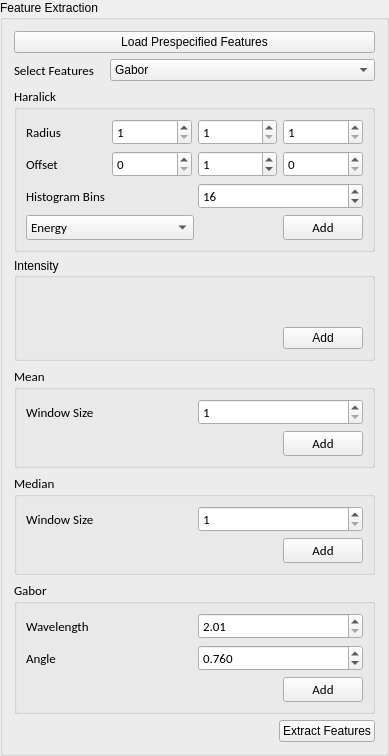
         <widget class="QGroupBox" name="groupBox_FeatureExtraction">
          <property name="sizePolicy">
           <sizepolicy hsizetype="Minimum" vsizetype="Preferred">
            <horstretch>1</horstretch>
            <verstretch>0</verstretch>
           </sizepolicy>
          </property>
          <property name="minimumSize">
           <size>
            <width>300</width>
            <height>210</height>
           </size>
          </property>
          <property name="title">
           <string>Feature Extraction</string>
          </property>
          <layout class="QGridLayout" name="gridLayout_56">
           <item row="0" column="0">
            <layout class="QGridLayout" name="gridLayout_8">
             <item row="0" column="0" colspan="2">
              <widget class="QPushButton" name="pushButton_LoadFeatures">
               <property name="text">
                <string>Load Prespecified Features</string>
               </property>
              </widget>
             </item>
             <item row="1" column="0">
              <widget class="QLabel" name="label_Features">
               <property name="minimumSize">
                <size>
                 <width>85</width>
                 <height>0</height>
                </size>
               </property>
               <property name="maximumSize">
                <size>
                 <width>90</width>
                 <height>16777215</height>
                </size>
               </property>
               <property name="font">
                <font>
                 <family>Calibri</family>
                 <pointsize>10</pointsize>
                </font>
               </property>
               <property name="styleSheet">
                <string notr="true">background-color: rgba(255, 255, 255, 0);</string>
               </property>
               <property name="text">
                <string>Select Features</string>
               </property>
              </widget>
             </item>
             <item row="1" column="1">
              <widget class="QComboBox" name="comboBox_TextureFeatures">
               <item>
                <property name="text">
                 <string>Gabor</string>
                </property>
               </item>
               <item>
                <property name="text">
                 <string>Haralick</string>
                </property>
               </item>
               <item>
                <property name="text">
                 <string>Intensity</string>
                </property>
               </item>
               <item>
                <property name="text">
                 <string>Mean</string>
                </property>
               </item>
               <item>
                <property name="text">
                 <string>Median</string>
                </property>
               </item>
              </widget>
             </item>
            </layout>
           </item>
           <item row="1" column="0">
            <widget class="QGroupBox" name="groupBox_HaralickFeature">
             <property name="sizePolicy">
              <sizepolicy hsizetype="Minimum" vsizetype="Minimum">
               <horstretch>0</horstretch>
               <verstretch>0</verstretch>
              </sizepolicy>
             </property>
             <property name="font">
              <font>
               <family>Calibri</family>
               <pointsize>10</pointsize>
              </font>
             </property>
             <property name="styleSheet">
              <string notr="true"/>
             </property>
             <property name="title">
              <string>Haralick</string>
             </property>
             <property name="checkable">
              <bool>false</bool>
             </property>
             <property name="checked">
              <bool>false</bool>
             </property>
             <layout class="QGridLayout" name="gridLayout_9">
              <item row="0" column="0" colspan="3">
               <layout class="QGridLayout" name="gridLayout_39">
                <item row="0" column="0">
                 <widget class="QLabel" name="label_Frequency_2">
                  <property name="font">
                   <font>
                    <family>Calibri</family>
                    <pointsize>10</pointsize>
                   </font>
                  </property>
                  <property name="styleSheet">
                   <string notr="true">background-color: rgba(255, 255, 255, 0);</string>
                  </property>
                  <property name="text">
                   <string>Radius</string>
                  </property>
                 </widget>
                </item>
                <item row="0" column="3">
                 <widget class="QSpinBox" name="spinBox_HaralickFeature_RadiusZ">
                  <property name="enabled">
                   <bool>true</bool>
                  </property>
                  <property name="minimum">
                   <number>1</number>
                  </property>
                  <property name="maximum">
                   <number>1000</number>
                  </property>
                 </widget>
                </item>
                <item row="0" column="1">
                 <widget class="QSpinBox" name="spinBox_HaralickFeature_RadiusX">
                  <property name="enabled">
                   <bool>true</bool>
                  </property>
                  <property name="minimum">
                   <number>1</number>
                  </property>
                  <property name="maximum">
                   <number>1000</number>
                  </property>
                 </widget>
                </item>
                <item row="0" column="2">
                 <widget class="QSpinBox" name="spinBox_HaralickFeature_RadiusY">
                  <property name="enabled">
                   <bool>true</bool>
                  </property>
                  <property name="minimum">
                   <number>1</number>
                  </property>
                  <property name="maximum">
                   <number>1000</number>
                  </property>
                 </widget>
                </item>
               </layout>
              </item>
              <item row="1" column="0" colspan="3">
               <layout class="QGridLayout" name="gridLayout_10">
                <item row="0" column="0">
                 <widget class="QLabel" name="label_Angle_2">
                  <property name="font">
                   <font>
                    <family>Calibri</family>
                    <pointsize>10</pointsize>
                   </font>
                  </property>
                  <property name="styleSheet">
                   <string notr="true">background-color: rgba(255, 255, 255, 0);</string>
                  </property>
                  <property name="text">
                   <string>Offset</string>
                  </property>
                 </widget>
                </item>
                <item row="0" column="1">
                 <widget class="QSpinBox" name="spinBox_HaralickFeature_OffsetX">
                  <property name="enabled">
                   <bool>true</bool>
                  </property>
                  <property name="minimumSize">
                   <size>
                    <width>31</width>
                    <height>20</height>
                   </size>
                  </property>
                  <property name="minimum">
                   <number>0</number>
                  </property>
                  <property name="maximum">
                   <number>2</number>
                  </property>
                 </widget>
                </item>
                <item row="0" column="2">
                 <widget class="QSpinBox" name="spinBox_HaralickFeature_OffsetY">
                  <property name="enabled">
                   <bool>true</bool>
                  </property>
                  <property name="minimumSize">
                   <size>
                    <width>31</width>
                    <height>20</height>
                   </size>
                  </property>
                  <property name="minimum">
                   <number>0</number>
                  </property>
                  <property name="maximum">
                   <number>2</number>
                  </property>
                  <property name="value">
                   <number>1</number>
                  </property>
                 </widget>
                </item>
                <item row="0" column="3">
                 <widget class="QSpinBox" name="spinBox_HaralickFeature_OffsetZ">
                  <property name="enabled">
                   <bool>true</bool>
                  </property>
                  <property name="minimumSize">
                   <size>
                    <width>31</width>
                    <height>20</height>
                   </size>
                  </property>
                  <property name="minimum">
                   <number>0</number>
                  </property>
                  <property name="maximum">
                   <number>2</number>
                  </property>
                  <property name="value">
                   <number>0</number>
                  </property>
                 </widget>
                </item>
               </layout>
              </item>
              <item row="2" column="0" colspan="3">
               <layout class="QGridLayout" name="gridLayout_2">
                <item row="0" column="1">
                 <widget class="QSpinBox" name="spinBox_HaralickFeature_HistogramBins">
                  <property name="enabled">
                   <bool>true</bool>
                  </property>
                  <property name="minimum">
                   <number>4</number>
                  </property>
                  <property name="maximum">
                   <number>256</number>
                  </property>
                  <property name="value">
                   <number>16</number>
                  </property>
                 </widget>
                </item>
                <item row="0" column="0">
                 <widget class="QLabel" name="label_Angle_3">
                  <property name="font">
                   <font>
                    <family>Calibri</family>
                    <pointsize>10</pointsize>
                   </font>
                  </property>
                  <property name="styleSheet">
                   <string notr="true">background-color: rgba(255, 255, 255, 0);</string>
                  </property>
                  <property name="text">
                   <string>Histogram Bins</string>
                  </property>
                 </widget>
                </item>
               </layout>
              </item>
              <item row="3" column="0">
               <widget class="QComboBox" name="comboBox_requiredHaralickFeatures">
                <property name="editable">
                 <bool>false</bool>
                </property>
                <property name="maxVisibleItems">
                 <number>17</number>
                </property>
                <item>
                 <property name="text">
                  <string>Energy</string>
                 </property>
                </item>
                <item>
                 <property name="text">
                  <string>Entropy</string>
                 </property>
                </item>
                <item>
                 <property name="text">
                  <string>Correlation</string>
                 </property>
                </item>
                <item>
                 <property name="text">
                  <string>InverseDifferenceMoment</string>
                 </property>
                </item>
                <item>
                 <property name="text">
                  <string>Inertia</string>
                 </property>
                </item>
                <item>
                 <property name="text">
                  <string>ClusterShade</string>
                 </property>
                </item>
                <item>
                 <property name="text">
                  <string>ClusterProminence</string>
                 </property>
                </item>
                <item>
                 <property name="text">
                  <string>HaralickCorrelation</string>
                 </property>
                </item>
                <item>
                 <property name="text">
                  <string>Mean</string>
                 </property>
                </item>
                <item>
                 <property name="text">
                  <string>Variance</string>
                 </property>
                </item>
                <item>
                 <property name="text">
                  <string>SumAverage</string>
                 </property>
                </item>
                <item>
                 <property name="text">
                  <string>SumVariance</string>
                 </property>
                </item>
                <item>
                 <property name="text">
                  <string>SumEntropy</string>
                 </property>
                </item>
                <item>
                 <property name="text">
                  <string>DifferenceEntropy</string>
                 </property>
                </item>
                <item>
                 <property name="text">
                  <string>DifferenceVariance</string>
                 </property>
                </item>
                <item>
                 <property name="text">
                  <string>IMC1</string>
                 </property>
                </item>
                <item>
                 <property name="text">
                  <string>IMC2</string>
                 </property>
                </item>
               </widget>
              </item>
              <item row="3" column="1">
               <spacer name="horizontalSpacer_7">
                <property name="orientation">
                 <enum>Qt::Horizontal</enum>
                </property>
                <property name="sizeHint" stdset="0">
                 <size>
                  <width>77</width>
                  <height>20</height>
                 </size>
                </property>
               </spacer>
              </item>
              <item row="3" column="2">
               <widget class="QPushButton" name="pushButton_AddHaralickFeature">
                <property name="text">
                 <string>Add</string>
                </property>
               </widget>
              </item>
             </layout>
            </widget>
           </item>
           <item row="2" column="0">
            <widget class="QGroupBox" name="groupBox_IntensityFeature">
             <property name="title">
              <string>Intensity</string>
             </property>
             <layout class="QGridLayout" name="gridLayout_43">
              <item row="1" column="0" rowspan="2">
               <spacer name="horizontalSpacer_11">
                <property name="orientation">
                 <enum>Qt::Horizontal</enum>
                </property>
                <property name="sizeHint" stdset="0">
                 <size>
                  <width>220</width>
                  <height>1</height>
                 </size>
                </property>
               </spacer>
              </item>
              <item row="1" column="1" rowspan="2" colspan="2">
               <widget class="QPushButton" name="pushButton_AddIntensityFeature">
                <property name="text">
                 <string>Add</string>
                </property>
               </widget>
              </item>
              <item row="0" column="1">
               <spacer name="verticalSpacer">
                <property name="orientation">
                 <enum>Qt::Vertical</enum>
                </property>
                <property name="sizeHint" stdset="0">
                 <size>
                  <width>20</width>
                  <height>40</height>
                 </size>
                </property>
               </spacer>
              </item>
              <item row="0" column="0">
               <spacer name="verticalSpacer_2">
                <property name="orientation">
                 <enum>Qt::Vertical</enum>
                </property>
                <property name="sizeHint" stdset="0">
                 <size>
                  <width>20</width>
                  <height>40</height>
                 </size>
                </property>
               </spacer>
              </item>
             </layout>
            </widget>
           </item>
           <item row="3" column="0">
            <widget class="QGroupBox" name="groupBox_MeanFeature">
             <property name="sizePolicy">
              <sizepolicy hsizetype="Minimum" vsizetype="Minimum">
               <horstretch>0</horstretch>
               <verstretch>0</verstretch>
              </sizepolicy>
             </property>
             <property name="font">
              <font>
               <family>Calibri</family>
               <pointsize>10</pointsize>
              </font>
             </property>
             <property name="styleSheet">
              <string notr="true"/>
             </property>
             <property name="title">
              <string>Mean</string>
             </property>
             <property name="checkable">
              <bool>false</bool>
             </property>
             <property name="checked">
              <bool>false</bool>
             </property>
             <layout class="QGridLayout" name="gridLayout_47">
              <item row="0" column="0">
               <layout class="QGridLayout" name="gridLayout_46">
                <item row="0" column="0">
                 <widget class="QLabel" name="label_19">
                  <property name="font">
                   <font>
                    <family>Calibri</family>
                    <pointsize>10</pointsize>
                   </font>
                  </property>
                  <property name="styleSheet">
                   <string notr="true">background-color: rgba(255, 255, 255, 0);</string>
                  </property>
                  <property name="text">
                   <string>Window Size</string>
                  </property>
                 </widget>
                </item>
                <item row="0" column="1">
                 <widget class="QSpinBox" name="spinBox_MeanFeature_WindowSize">
                  <property name="enabled">
                   <bool>true</bool>
                  </property>
                  <property name="minimum">
                   <number>1</number>
                  </property>
                  <property name="maximum">
                   <number>1000</number>
                  </property>
                 </widget>
                </item>
               </layout>
              </item>
              <item row="1" column="0">
               <layout class="QGridLayout" name="gridLayout_45">
                <item row="0" column="0">
                 <spacer name="horizontalSpacer_10">
                  <property name="orientation">
                   <enum>Qt::Horizontal</enum>
                  </property>
                  <property name="sizeHint" stdset="0">
                   <size>
                    <width>69</width>
                    <height>20</height>
                   </size>
                  </property>
                 </spacer>
                </item>
                <item row="0" column="1">
                 <widget class="QPushButton" name="pushButton_AddMeanFeature">
                  <property name="text">
                   <string>Add</string>
                  </property>
                 </widget>
                </item>
               </layout>
              </item>
             </layout>
            </widget>
           </item>
           <item row="4" column="0">
            <widget class="QGroupBox" name="groupBox_MedianFeature">
             <property name="sizePolicy">
              <sizepolicy hsizetype="Minimum" vsizetype="Minimum">
               <horstretch>0</horstretch>
               <verstretch>0</verstretch>
              </sizepolicy>
             </property>
             <property name="font">
              <font>
               <family>Calibri</family>
               <pointsize>10</pointsize>
              </font>
             </property>
             <property name="styleSheet">
              <string notr="true"/>
             </property>
             <property name="title">
              <string>Median</string>
             </property>
             <property name="checkable">
              <bool>false</bool>
             </property>
             <property name="checked">
              <bool>false</bool>
             </property>
             <layout class="QGridLayout" name="gridLayout_50">
              <item row="0" column="0">
               <layout class="QGridLayout" name="gridLayout_49">
                <item row="0" column="0">
                 <widget class="QLabel" name="label_16">
                  <property name="font">
                   <font>
                    <family>Calibri</family>
                    <pointsize>10</pointsize>
                   </font>
                  </property>
                  <property name="styleSheet">
                   <string notr="true">background-color: rgba(255, 255, 255, 0);</string>
                  </property>
                  <property name="text">
                   <string>Window Size</string>
                  </property>
                 </widget>
                </item>
                <item row="0" column="1">
                 <widget class="QSpinBox" name="spinBox_MedianFeature_WindowSize">
                  <property name="enabled">
                   <bool>true</bool>
                  </property>
                  <property name="minimum">
                   <number>1</number>
                  </property>
                  <property name="maximum">
                   <number>1000</number>
                  </property>
                 </widget>
                </item>
               </layout>
              </item>
              <item row="1" column="0">
               <layout class="QGridLayout" name="gridLayout_48">
                <item row="0" column="0">
                 <spacer name="horizontalSpacer_12">
                  <property name="orientation">
                   <enum>Qt::Horizontal</enum>
                  </property>
                  <property name="sizeHint" stdset="0">
                   <size>
                    <width>88</width>
                    <height>20</height>
                   </size>
                  </property>
                 </spacer>
                </item>
                <item row="0" column="1">
                 <widget class="QPushButton" name="pushButton_AddMedianFeature">
                  <property name="text">
                   <string>Add</string>
                  </property>
                 </widget>
                </item>
               </layout>
              </item>
             </layout>
            </widget>
           </item>
           <item row="5" column="0">
            <widget class="QGroupBox" name="groupBox_GaborFeature">
             <property name="sizePolicy">
              <sizepolicy hsizetype="Minimum" vsizetype="Minimum">
               <horstretch>0</horstretch>
               <verstretch>0</verstretch>
              </sizepolicy>
             </property>
             <property name="font">
              <font>
               <family>Calibri</family>
               <pointsize>10</pointsize>
              </font>
             </property>
             <property name="styleSheet">
              <string notr="true"/>
             </property>
             <property name="title">
              <string>Gabor</string>
             </property>
             <property name="checkable">
              <bool>false</bool>
             </property>
             <property name="checked">
              <bool>false</bool>
             </property>
             <layout class="QGridLayout" name="gridLayout_54">
              <item row="0" column="0">
               <layout class="QGridLayout" name="gridLayout_53">
                <item row="0" column="0">
                 <widget class="QLabel" name="label_Frequency">
                  <property name="font">
                   <font>
                    <family>Calibri</family>
                    <pointsize>10</pointsize>
                   </font>
                  </property>
                  <property name="styleSheet">
                   <string notr="true">background-color: rgba(255, 255, 255, 0);</string>
                  </property>
                  <property name="text">
                   <string>Wavelength</string>
                  </property>
                 </widget>
                </item>
                <item row="0" column="1">
                 <widget class="QDoubleSpinBox" name="doubleSpinBox_GaborFeature_Wavelength">
                  <property name="enabled">
                   <bool>true</bool>
                  </property>
                  <property name="decimals">
                   <number>2</number>
                  </property>
                  <property name="minimum">
                   <double>2.010000000000000</double>
                  </property>
                  <property name="maximum">
                   <double>100.000000000000000</double>
                  </property>
                  <property name="singleStep">
                   <double>0.010000000000000</double>
                  </property>
                  <property name="value">
                   <double>2.010000000000000</double>
                  </property>
                 </widget>
                </item>
               </layout>
              </item>
              <item row="1" column="0">
               <layout class="QGridLayout" name="gridLayout_52">
                <item row="0" column="0">
                 <widget class="QLabel" name="label_Angle">
                  <property name="font">
                   <font>
                    <family>Calibri</family>
                    <pointsize>10</pointsize>
                   </font>
                  </property>
                  <property name="styleSheet">
                   <string notr="true">background-color: rgba(255, 255, 255, 0);</string>
                  </property>
                  <property name="text">
                   <string>Angle</string>
                  </property>
                 </widget>
                </item>
                <item row="0" column="1">
                 <widget class="QDoubleSpinBox" name="doubleSpinBox_GaborFeature_Angle">
                  <property name="enabled">
                   <bool>true</bool>
                  </property>
                  <property name="decimals">
                   <number>3</number>
                  </property>
                  <property name="maximum">
                   <double>10.000000000000000</double>
                  </property>
                  <property name="singleStep">
                   <double>0.100000000000000</double>
                  </property>
                  <property name="value">
                   <double>0.760000000000000</double>
                  </property>
                 </widget>
                </item>
               </layout>
              </item>
              <item row="2" column="0">
               <layout class="QGridLayout" name="gridLayout_51">
                <item row="0" column="0">
                 <spacer name="horizontalSpacer_9">
                  <property name="orientation">
                   <enum>Qt::Horizontal</enum>
                  </property>
                  <property name="sizeHint" stdset="0">
                   <size>
                    <width>69</width>
                    <height>20</height>
                   </size>
                  </property>
                 </spacer>
                </item>
                <item row="0" column="1">
                 <widget class="QPushButton" name="pushButton_AddGaborFeature">
                  <property name="text">
                   <string>Add</string>
                  </property>
                 </widget>
                </item>
               </layout>
              </item>
             </layout>
            </widget>
           </item>
           <item row="6" column="0">
            <layout class="QGridLayout" name="gridLayout_55">
             <item row="0" column="0">
              <spacer name="horizontalSpacer_8">
               <property name="orientation">
                <enum>Qt::Horizontal</enum>
               </property>
               <property name="sizeHint" stdset="0">
                <size>
                 <width>227</width>
                 <height>20</height>
                </size>
               </property>
              </spacer>
             </item>
             <item row="0" column="1">
              <widget class="QPushButton" name="pushButton_ExtractFeatures">
               <property name="text">
                <string>Extract Features</string>
               </property>
              </widget>
             </item>
            </layout>
           </item>
          </layout>
         </widget>
